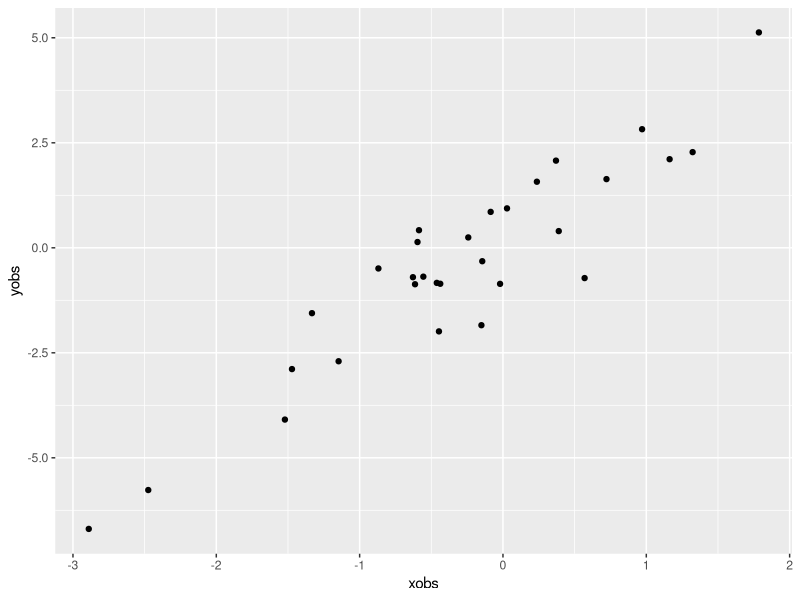
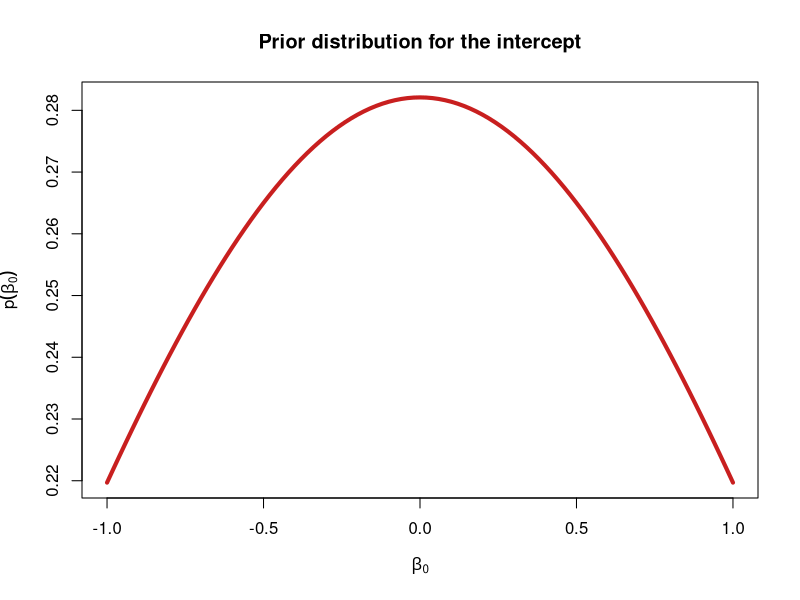
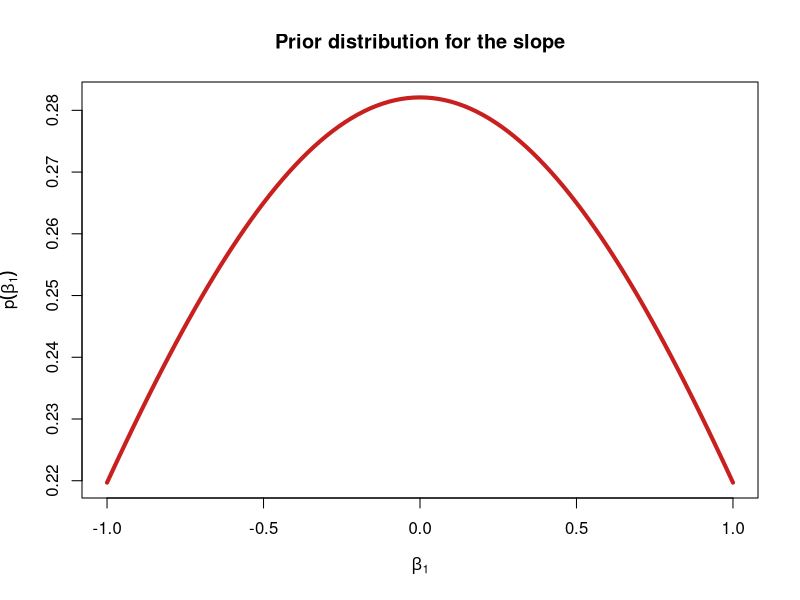
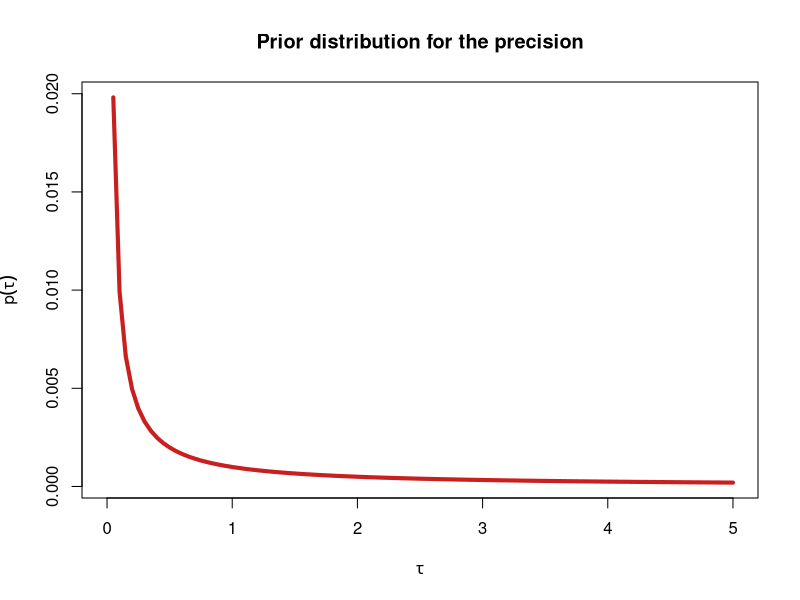
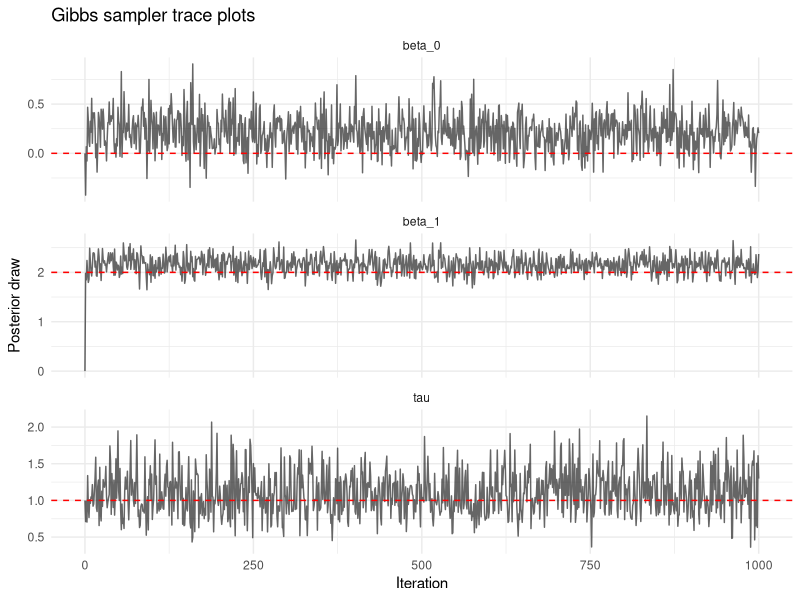
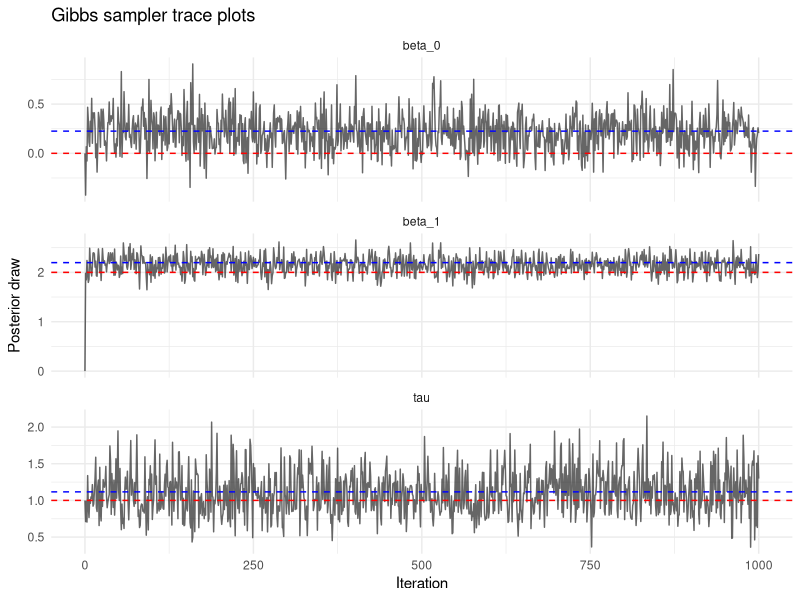

These charts were generated, in order, by the following R code:
## ---- chunk 1
knitr::opts_chunk$set(echo = TRUE)
library(tidyverse)
## ---- chunk 2

collect_data <- function(
  N, # sample size
  beta_0, # true intercept
  beta_1, # true slope
  tau,
  seed = NULL
) {

  if (!is.null(seed)) set.seed(seed)
  
  #x <- as.numeric(scale(rnorm(N, mean = 0, sd = 1),center=TRUE, scale=TRUE))
  x <- rnorm(N, mean = 0, sd = 1)
  y <- beta_0 +
       beta_1 * x +
       rnorm(N, 0, 1 / sqrt(tau))

  return(
  list(
    obsdata = data.frame(xobs = x,
                         yobs = y),
    truepars = data.frame(
      parameter = c("beta_0", "beta_1","tau"),
      true_value = c(beta_0, beta_1, tau)
    )
  )
  )
}

## ---- chunk 3

set.seed(20) # initialize the random number generator for reproducible output
mystudy <- collect_data(N=30, beta_0 = 0, 
                     beta_1 = 2,
                     tau = 1)

# the function returns a list of dataframes. These are easier to work with if we assign them to separate objects
obsdata <- mystudy$obsdata # observed x and y
truepars <- mystudy$truepars # "true" parameters used to generate the data


## ---- chunk 4
ggplot(obsdata, aes(x = xobs, y = yobs)) + geom_point()

## ---- chunk 5
mu_0 = 0
tau_0 = 0.5
curve(dnorm(x, mean = mu_0, sd = 1/sqrt(tau_0)),
      from = -1, to = 1, 
      lwd=4,
      ylab= expression(p(beta[0])),
      xlab = expression(beta[0]), 
      col ="#C81F1F",
      main = "Prior distribution for the intercept")
## ---- chunk 6
mu_1 = 0
tau_1 = 0.5
curve(dnorm(x, mean = mu_1, sd = 1/sqrt(tau_1)),
      from = -1, to = 1, 
      lwd=4,
      ylab= expression(p(beta[1])),
      xlab = expression(beta[1]), 
      col ="#C81F1F",
      main = "Prior distribution for the slope")
## ---- chunk 7
a = 0.001
b = 0.001
curve(dgamma(x,shape = a, rate = b), from = 0, to = 5,
      ylab= expression(p(tau)),
      xlab = expression(tau),
      lwd=4, col ="#C81F1F",
      main = "Prior distribution for the precision")

## ---- chunk 8
sample_b0 <- function(x,y, beta_1, tau, mu_0, tau_0){
  N = length(x)
  new_precision = tau_0 + tau * N 
  new_mean = (tau_0 * mu_0 + tau * sum(y - beta_1 * x))/new_precision
  ## samples one value of beta_0 on a normal distribution
  b0samp <- rnorm(1,new_mean, 1/sqrt(new_precision))
  return(b0samp)
}
## ---- chunk 9
sample_b1 <- function(x,y, beta_0, tau, mu_1, tau_1){
  N = length(x)
  new_precision = tau_1 + tau * sum(x^2) ## derived from Bayes rule with some math
  new_mean = (tau_1 * mu_1 + tau * sum(x* (y - beta_0) ))/new_precision
  ## samples beta_0 on a normal distribution
  b1samp <- rnorm(1,new_mean, 1/sqrt(new_precision))
  return(b1samp)
}

## ---- chunk 10
sample_tau <- function(x, y, beta_0, beta_1, a, b){
  N = length(x)
  new_shape = a + N/2 # derived from Bayes rule--
  # using log prbabilities to get a new gamma distirbution 
  # from the joint probabilities defined in bayes rule. 
  residual = y - (beta_0 + beta_1 * x) 
  # the second part is the expected value of y--i.e., what's drawn on the regression line. 
  # the residual is the difference between the data and expected value of the data. 
  new_rate = b + sum(residual^2)/2
  # rgamma uses shape and scale. scale = 1/beta
  tausamp = rgamma(1,shape = new_shape, rate = new_rate) 
  return(tausamp)
}

## ---- chunk 11
# Function for a Gibbs sampler for a linear regression of a continuous response with one continuous predictor
gibbs <- function(xvar, # predictor variable
                  yvar, # response variable
                  n_iter, # number of sampling iterations
                  # specify initial parameter values (NULL is a placeholder)
                  init = list(beta_0 = NULL, # intercept 
                              beta_1 = NULL, # slope
                              tau = NULL), # precision
                  # specify hyperparameters for prior distributions
                  hyper = list(mu_0 = NULL, tau_0 = NULL, # mean and precision for intercept
                               mu_1 = NULL, tau_1 = NULL, # mean and precision for slope
                               a = NULL, b = NULL) # shape and rate for tau 
                    ){
  b0 <- init$beta_0
  b1 <- init$beta_1
  tau <- init$tau
  
  pars <- matrix(nrow = n_iter+1, ncol = 3, dimnames = list(NULL, names(init)))
  pars[1,] <- unlist(init)
  for (i in 2:(n_iter + 1)){
    b0 = sample_b0(x = xvar,
                   y =  yvar, 
                   beta_1 = b1,
                   tau =  tau,
                   mu_0 =  hyper$mu_0, 
                   tau_0 = hyper$tau_0)
    b1 = sample_b1(x =xvar,
                   y=yvar,
                   beta_0 = b0,
                   tau=tau ,
                   mu_1 = hyper$mu_1,
                   tau_1 = hyper$tau_1)
    tau = sample_tau(x = xvar, 
                     y= yvar, 
                     beta_0 = b0,
                     beta_1 = b1,
                     a = hyper$a,
                     b = hyper$b)
  
    pars[i,] <- c(b0,b1,tau)  
  }
  return(pars)
}

## ---- chunk 12
# pick initial values for the slope, intercept and precision:
init <- list("beta_0" = 0, "beta_1" = 0, "tau" = 1)

# set hyperparameters
hyper <- list("mu_0" = 0,"tau_0" = 0.5, # beta_0
              "mu_1" = 0, "tau_1" = 0.5, # beta_1
              "a" = 0.001, "b" = 0.001 # tau
              )
n_runs = 1000

posterior_sample  <- gibbs(xvar = obsdata$xobs, 
                               yvar = obsdata$yobs,
                               n_iter = n_runs, 
                               init = init, 
                               hyper = hyper)

## ---- chunk 13
## convert matrix of posterior estimates to a long dataframe for ggplot
posterior_df <- as.data.frame(posterior_sample) |>
  mutate(iter = row_number() - 1) |>
  pivot_longer(
    cols = -iter,
    names_to = "parameter",
    values_to = "value"
  )

draw_traceplots <- function(posterior_df, truepars){
ggplot(posterior_df, aes(x = iter, y = value)) +
  geom_line(alpha = 0.6) +
  geom_hline(
    data = truepars,
    aes(yintercept = true_value),
    color = "red",
    linetype = "dashed"
  ) +
  facet_wrap(~ parameter, scales = "free_y", ncol = 1) +
  labs(
    x = "Iteration",
    y = "Posterior draw",
    title = "Gibbs sampler trace plots"
  ) +
  theme_minimal()
}

print(draw_traceplots(posterior_df= posterior_df, truepars= truepars))

## ---- chunk 14
freqmod <- lm(yobs ~ xobs, data = obsdata)
freqb0 <- coef(freqmod)[1]
freqb1 <- coef(freqmod)[2]
freqsigma <- summary(freqmod)$sigma
freqtau <- 1/(freqsigma^2)

freqpars <- data.frame(parameter = c("beta_0", "beta_1", "tau"),
                       value = c(freqb0, freqb1, freqtau))

print(draw_traceplots(posterior_df = posterior_df , truepars = truepars) +
        geom_hline(data = freqpars, aes(yintercept = value),
    color = "blue",
    linetype = "dashed"
  ))

